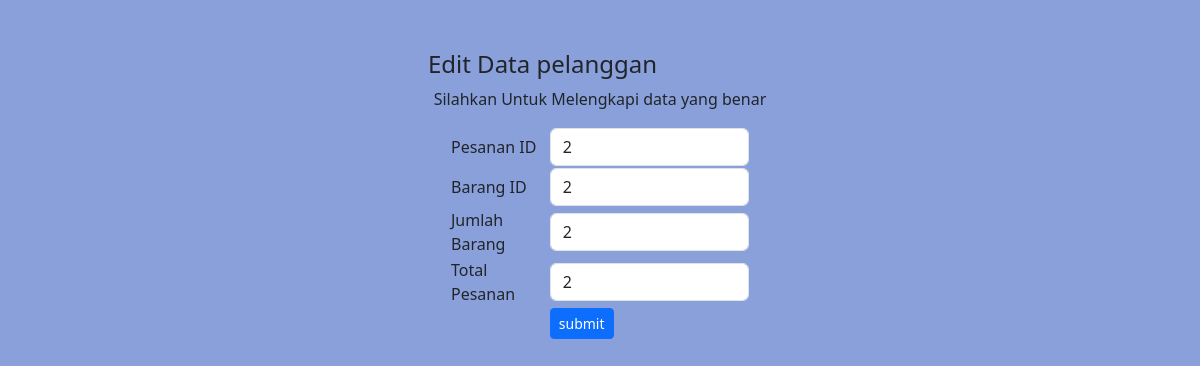
The app's page /tokoaksesoris/pelanggan/edit_detail_pesanan.php?id=2 with its own data.
### tables this page shows
CREATE TABLE `detail_pesanan` (
  `id` int(11) NOT NULL,
  `pesanan_id` int(30) DEFAULT NULL,
  `barang_id` int(30) DEFAULT NULL,
  `jumlah_barang` int(20) DEFAULT NULL,
  `total_pesanan` int(50) DEFAULT NULL
);

### tokoaksesoris/pelanggan/edit_detail_pesanan.php (the view, shortened to what this page needs)
<!DOCTYPE html>
<html lang="en">
<head>
    <link href="https://cdn.jsdelivr.net/npm/bootstrap@5.3.2/dist/css/bootstrap.min.css" rel="stylesheet">
</head>
<?php
include("connection.php");
$id= $_GET['id'];
$detail_pesanan = mysqli_query($connection, " SELECT * FROM detail_pesanan WHERE id = '$id'");
foreach ($detail_pesanan as $detail_pesanan) {
    $pesanan_id = $detail_pesanan['pesanan_id'];
    $barang_id= $detail_pesanan['barang_id'];
    $jumlah_barang= $detail_pesanan['jumlah_barang'];
}
?>
<body style="background-color: #8aa0db;">
    <form name="tambahdpForm" action="proses_edit_detail_pesanan.php?id=<?php echo $id; ?>" method="post" onsubmit="return validateForm();">
        <h4 style="margin-top: 50px;  text-align: center; margin-right: 115px;">Edit Data pelanggan</h4>
        <p style="text-align: center; ">Silahkan Untuk Melengkapi data yang benar</p>
        <table width="25%" align="center">
            <tr>
                <td>
                   Pesanan ID
                </td>
                <td><input type="number" class="form-control" name="pesanan_id" value="<?php echo $pesanan_id; ?>"></td>
            </tr>
            <tr>
                <td>
                   Barang ID
                </td>
                <td><input type="number" class="form-control" name="barang_id" value="<?php echo $barang_id; ?>"></td>
            </tr>
            <tr>
                <td>
                   Jumlah Barang
                </td>
                <td><input type="number" class="form-control" name="jumlah_barang" value="<?php echo $jumlah_barang; ?>"></td>
            </tr>
            <tr>
                <td>
                   Total Pesanan
                </td>
                <td><input type="number" class="form-control" name="total_pesanan" value="<?php echo $jumlah_barang; ?>"></td>
            </tr>
            <td></td>
            <td> <input type="submit" name="submit" value="submit" class="btn btn-primary btn-sm"></td>
        </table>
    </form>
</body>
</html>

### records on screen
detail_pesanan: pesanan_id "2", barang_id "2", jumlah_barang "2", total_pesanan "2"
